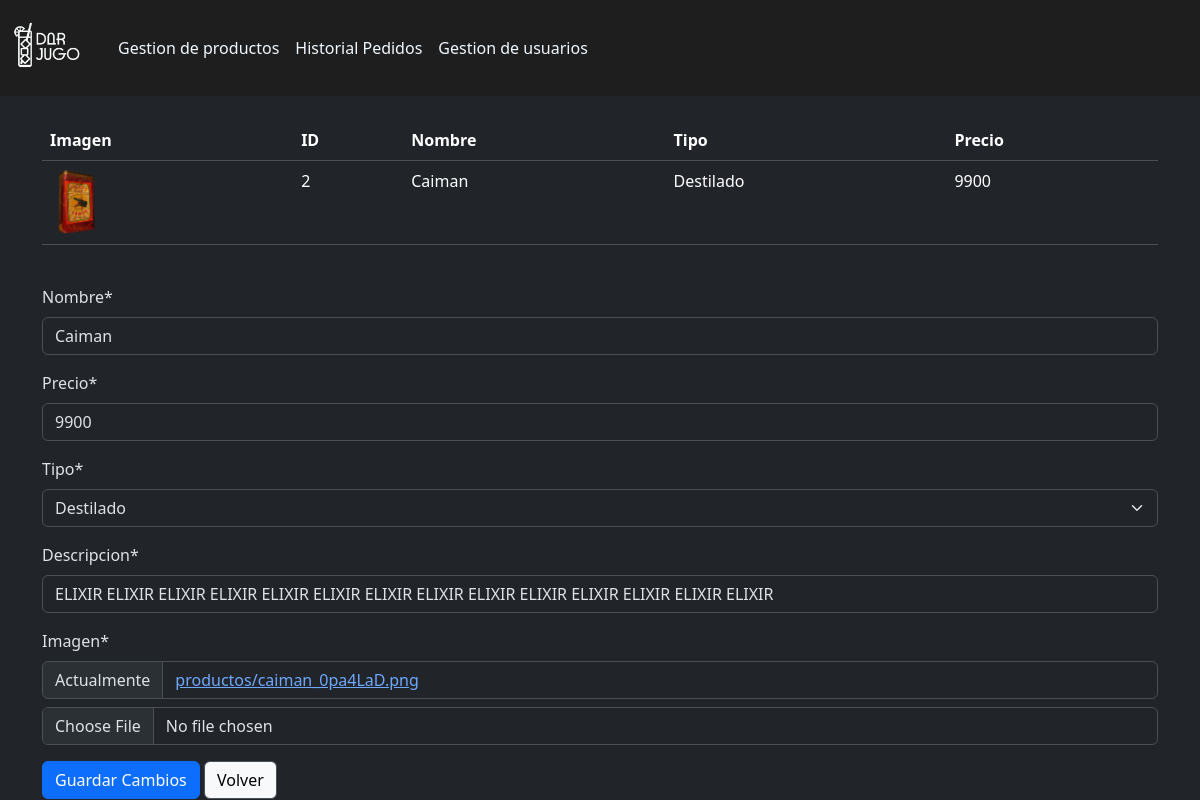
Screenshot of /editarproducto/2/ (signed in) with the database file from the repository.
### aplicacion/models.py (models this page shows, shortened)
class Producto(models.Model):
    TIPOS_DE_ALCOHOL = [
        ('Destilado', 'Destilado'),
        ('Licor', 'Licor'),
        ('Cerveza', 'Cerveza'),
        ('Whisky', 'Whisky'),
        ('Vino', 'Vino'),
        ('Espumante', 'Espumante'),
    ]
    id=models.AutoField(primary_key=True)
    nombre=models.CharField(max_length=50, null=False)
    precio=models.IntegerField(null=False)
    descripcion=models.CharField(max_length=500)
    imagen=models.ImageField(upload_to='productos',null=False)
    tipo = models.CharField(max_length=20, choices=TIPOS_DE_ALCOHOL, default='destilado')

### aplicacion/views.py (the view)
# urls.py: path('editarproducto/<id>/',editarproducto,name='editarproducto'),
@staff_required
def editarproducto(request,id):
    producto=get_object_or_404(Producto,id=id)
    form = UpdateProductoForm(instance=producto)
    if request.method == "POST":
        form = UpdateProductoForm(data=request.POST,files=request.FILES,instance=producto)
        if form.is_valid():
            form.save()
            return redirect('gestion_prod')
    datos={
        "form":form,
        "producto":producto
    }
    return render(request,'aplicacion/editarproducto.html',datos)

### aplicacion/forms.py
class UpdateProductoForm(forms.ModelForm):
    class Meta:
        model = Producto
        fields = ['nombre','precio','tipo','descripcion','imagen']

### aplicacion/decoradores.py (called while the page is built)
def staff_required(view_func):
    @wraps(view_func)
    def _wrapped_view(request, *args, **kwargs):
        if not request.user.is_authenticated or not request.user.is_staff:
            return redirect('index')  # Redirigir al índice
        return view_func(request, *args, **kwargs)
    return _wrapped_view

### aplicacion/templates/aplicacion/editarproducto.html (shortened to what this page needs)
{% extends "aplicacion/base_admin.html" %}
{% load static %}
{% load crispy_forms_tags %}
{% block contenido %}
<div class="container mt-4">
    <table class="table">
        <thead>
            <tr>
                <th>Imagen</th>
                <th>ID</th>
                <th>Nombre</th>
                <th>Tipo</th>
                <th>Precio</th>
            </tr>
        </thead>
        <tbody>
            <tr>
                <td><img style="width: 50px;" src="{{ producto.imagen.url }}" alt="foto"></td>
                <td>{{ producto.id }}</td>
                <td>{{ producto.nombre }}</td>
                <td>{{ producto.tipo }}</td>
                <td>{{ producto.precio }}</td>
            </tr>
        </tbody>
    </table>
</div>
<div class="container mt-4">
    <form action="" method="post" id="editproducto" enctype="multipart/form-data">
        {{ form | crispy }}
        <button type="submit" class="btn btn-primary">Guardar Cambios</button>
        <a href='{% url "gestion_prod" %}' role='button' class="btn btn-light border">Volver</a>
    </form>
</div>
{% endblock contenido %}

### aplicacion/static/aplicacion/css/style.css (style rules this page uses)
body { display: flex; flex-direction: column; min-height: 100vh; margin: 0; }

### rows the page displays
Producto: imagen (picture), id "2", nombre "Caiman", tipo "Destilado", precio "9900", descripcion "ELIXIR ELIXIR ELIXIR ELIXIR ELIXIR ELIXIR ELIXIR ELIXIR ELIXIR ELIXIR ELIXIR ELIXIR ELIXIR ELIXIR"
